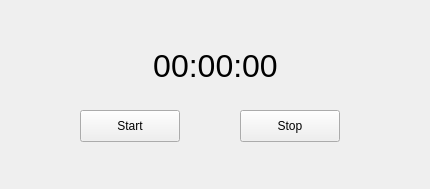
<?xml version="1.0" encoding="UTF-8"?>
<ui version="4.0">
 <class>MainWindow</class>
 <widget class="QMainWindow" name="MainWindow">
  <property name="geometry">
   <rect>
    <x>0</x>
    <y>0</y>
    <width>430</width>
    <height>189</height>
   </rect>
  </property>
  <property name="windowTitle">
   <string>MainWindow</string>
  </property>
  <widget class="QWidget" name="centralwidget">
   <widget class="QPushButton" name="pushButton">
    <property name="geometry">
     <rect>
      <x>80</x>
      <y>110</y>
      <width>100</width>
      <height>32</height>
     </rect>
    </property>
    <property name="text">
     <string>Start</string>
    </property>
   </widget>
   <widget class="QPushButton" name="pushButton_2">
    <property name="geometry">
     <rect>
      <x>240</x>
      <y>110</y>
      <width>100</width>
      <height>32</height>
     </rect>
    </property>
    <property name="text">
     <string>Stop</string>
    </property>
   </widget>
   <widget class="QLabel" name="label">
    <property name="geometry">
     <rect>
      <x>30</x>
      <y>40</y>
      <width>371</width>
      <height>51</height>
     </rect>
    </property>
    <property name="font">
     <font>
      <family>Arial</family>
      <pointsize>24</pointsize>
     </font>
    </property>
    <property name="text">
     <string>00:00:00</string>
    </property>
    <property name="alignment">
     <set>Qt::AlignCenter</set>
    </property>
   </widget>
  </widget>
 </widget>
 <resources/>
 <connections/>
</ui>
